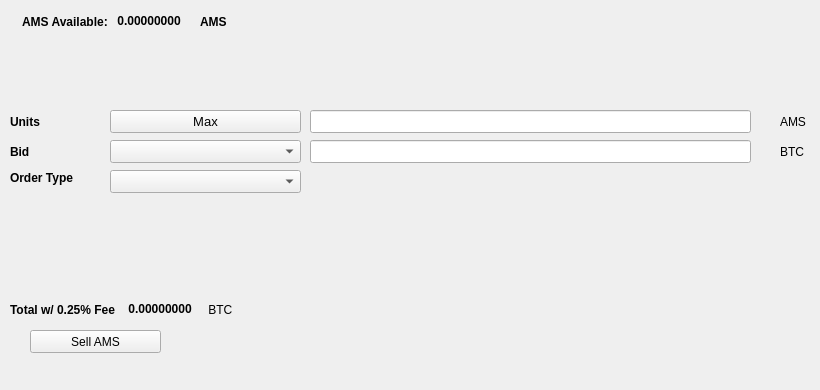
   <widget class="QWidget" name="SellTab">
    <attribute name="title">
     <string>Sell</string>
    </attribute>
    <widget class="QLabel" name="label_16">
     <property name="geometry">
      <rect>
       <x>780</x>
       <y>140</y>
       <width>31</width>
       <height>23</height>
      </rect>
     </property>
     <property name="text">
      <string>BTC</string>
     </property>
    </widget>
    <widget class="QComboBox" name="SellBidcomboBox">
     <property name="geometry">
      <rect>
       <x>110</x>
       <y>140</y>
       <width>191</width>
       <height>23</height>
      </rect>
     </property>
     <property name="font">
      <font>
       <pointsize>10</pointsize>
      </font>
     </property>
    </widget>
    <widget class="QLabel" name="label_18">
     <property name="geometry">
      <rect>
       <x>10</x>
       <y>110</y>
       <width>46</width>
       <height>23</height>
      </rect>
     </property>
     <property name="font">
      <font>
       <weight>75</weight>
       <bold>true</bold>
      </font>
     </property>
     <property name="text">
      <string>Units</string>
     </property>
    </widget>
    <widget class="QPushButton" name="Sell_Max_Amount">
     <property name="geometry">
      <rect>
       <x>110</x>
       <y>110</y>
       <width>191</width>
       <height>23</height>
      </rect>
     </property>
     <property name="font">
      <font>
       <pointsize>10</pointsize>
      </font>
     </property>
     <property name="text">
      <string>Max</string>
     </property>
    </widget>
    <widget class="QLabel" name="label_20">
     <property name="geometry">
      <rect>
       <x>10</x>
       <y>170</y>
       <width>91</width>
       <height>16</height>
      </rect>
     </property>
     <property name="font">
      <font>
       <weight>75</weight>
       <bold>true</bold>
      </font>
     </property>
     <property name="text">
      <string>Order Type</string>
     </property>
    </widget>
    <widget class="QComboBox" name="SellOrdertypeCombo">
     <property name="geometry">
      <rect>
       <x>110</x>
       <y>170</y>
       <width>191</width>
       <height>23</height>
      </rect>
     </property>
     <property name="font">
      <font>
       <pointsize>10</pointsize>
      </font>
     </property>
    </widget>
    <widget class="QLabel" name="label_21">
     <property name="geometry">
      <rect>
       <x>10</x>
       <y>140</y>
       <width>46</width>
       <height>23</height>
      </rect>
     </property>
     <property name="font">
      <font>
       <weight>75</weight>
       <bold>true</bold>
      </font>
     </property>
     <property name="text">
      <string>Bid</string>
     </property>
    </widget>
    <widget class="QLabel" name="label_22">
     <property name="geometry">
      <rect>
       <x>780</x>
       <y>110</y>
       <width>31</width>
       <height>23</height>
      </rect>
     </property>
     <property name="text">
      <string>AMS</string>
     </property>
    </widget>
    <widget class="QLineEdit" name="UnitsInputAMS">
     <property name="geometry">
      <rect>
       <x>310</x>
       <y>110</y>
       <width>441</width>
       <height>23</height>
      </rect>
     </property>
     <property name="font">
      <font>
       <pointsize>9</pointsize>
       <weight>75</weight>
       <bold>true</bold>
      </font>
     </property>
    </widget>
    <widget class="QLineEdit" name="SellBidPriceEdit">
     <property name="geometry">
      <rect>
       <x>310</x>
       <y>140</y>
       <width>441</width>
       <height>23</height>
      </rect>
     </property>
     <property name="font">
      <font>
       <pointsize>9</pointsize>
       <weight>75</weight>
       <bold>true</bold>
      </font>
     </property>
    </widget>
    <widget class="QPushButton" name="SellAMSBTN">
     <property name="geometry">
      <rect>
       <x>30</x>
       <y>330</y>
       <width>131</width>
       <height>23</height>
      </rect>
     </property>
     <property name="text">
      <string>Sell AMS</string>
     </property>
     <property name="icon">
      <iconset resource="../amsterdamcoin">
       <normaloff>:/icons/bitcoin</normaloff>:/icons/bitcoin</iconset>
     </property>
    </widget>
    <widget class="QWidget" name="layoutWidget3">
     <property name="geometry">
      <rect>
       <x>22</x>
       <y>12</y>
       <width>258</width>
       <height>19</height>
      </rect>
     </property>
     <layout class="QHBoxLayout" name="horizontalLayout">
      <item>
       <widget class="QLabel" name="label232_2">
        <property name="font">
         <font>
          <weight>75</weight>
          <bold>true</bold>
         </font>
        </property>
        <property name="text">
         <string>AMS Available:</string>
        </property>
       </widget>
      </item>
      <item>
       <widget class="QLabel" name="AMSAvailableLabel">
        <property name="palette">
         <palette>
          <active>
           <colorrole role="WindowText">
            <brush brushstyle="SolidPattern">
             <color alpha="255">
              <red>0</red>
              <green>0</green>
              <blue>0</blue>
             </color>
            </brush>
           </colorrole>
           <colorrole role="Button">
            <brush brushstyle="SolidPattern">
             <color alpha="255">
              <red>0</red>
              <green>170</green>
              <blue>0</blue>
             </color>
            </brush>
           </colorrole>
           <colorrole role="Light">
            <brush brushstyle="SolidPattern">
             <color alpha="255">
              <red>0</red>
              <green>255</green>
              <blue>0</blue>
             </color>
            </brush>
           </colorrole>
           <colorrole role="Midlight">
            <brush brushstyle="SolidPattern">
             <color alpha="255">
              <red>0</red>
              <green>212</green>
              <blue>0</blue>
             </color>
            </brush>
           </colorrole>
           <colorrole role="Dark">
            <brush brushstyle="SolidPattern">
             <color alpha="255">
              <red>0</red>
              <green>85</green>
              <blue>0</blue>
             </color>
            </brush>
           </colorrole>
           <colorrole role="Mid">
            <brush brushstyle="SolidPattern">
             <color alpha="255">
              <red>0</red>
              <green>113</green>
              <blue>0</blue>
             </color>
            </brush>
           </colorrole>
           <colorrole role="Text">
            <brush brushstyle="SolidPattern">
             <color alpha="255">
              <red>0</red>
              <green>170</green>
              <blue>0</blue>
             </color>
            </brush>
           </colorrole>
           <colorrole role="BrightText">
            <brush brushstyle="SolidPattern">
             <color alpha="255">
              <red>255</red>
              <green>255</green>
              <blue>255</blue>
             </color>
            </brush>
           </colorrole>
           <colorrole role="ButtonText">
            <brush brushstyle="SolidPattern">
             <color alpha="255">
              <red>0</red>
              <green>0</green>
              <blue>0</blue>
             </color>
            </brush>
           </colorrole>
           <colorrole role="Base">
            <brush brushstyle="SolidPattern">
             <color alpha="255">
              <red>255</red>
              <green>255</green>
              <blue>255</blue>
             </color>
            </brush>
           </colorrole>
           <colorrole role="Window">
            <brush brushstyle="SolidPattern">
             <color alpha="255">
              <red>0</red>
              <green>170</green>
              <blue>0</blue>
             </color>
            </brush>
           </colorrole>
           <colorrole role="Shadow">
            <brush brushstyle="SolidPattern">
             <color alpha="255">
              <red>0</red>
              <green>0</green>
              <blue>0</blue>
             </color>
            </brush>
           </colorrole>
           <colorrole role="AlternateBase">
            <brush brushstyle="SolidPattern">
             <color alpha="255">
              <red>127</red>
              <green>212</green>
              <blue>127</blue>
             </color>
            </brush>
           </colorrole>
           <colorrole role="ToolTipBase">
            <brush brushstyle="SolidPattern">
             <color alpha="255">
              <red>255</red>
              <green>255</green>
              <blue>220</blue>
             </color>
            </brush>
           </colorrole>
           <colorrole role="ToolTipText">
            <brush brushstyle="SolidPattern">
             <color alpha="255">
              <red>0</red>
              <green>0</green>
              <blue>0</blue>
             </color>
            </brush>
           </colorrole>
          </active>
          <inactive>
           <colorrole role="WindowText">
            <brush brushstyle="SolidPattern">
             <color alpha="255">
              <red>0</red>
              <green>0</green>
              <blue>0</blue>
             </color>
            </brush>
           </colorrole>
           <colorrole role="Button">
            <brush brushstyle="SolidPattern">
             <color alpha="255">
              <red>0</red>
              <green>170</green>
              <blue>0</blue>
             </color>
            </brush>
           </colorrole>
           <colorrole role="Light">
            <brush brushstyle="SolidPattern">
             <color alpha="255">
              <red>0</red>
              <green>255</green>
              <blue>0</blue>
             </color>
            </brush>
           </colorrole>
           <colorrole role="Midlight">
            <brush brushstyle="SolidPattern">
             <color alpha="255">
              <red>0</red>
              <green>212</green>
              <blue>0</blue>
             </color>
            </brush>
           </colorrole>
           <colorrole role="Dark">
            <brush brushstyle="SolidPattern">
             <color alpha="255">
              <red>0</red>
              <green>85</green>
              <blue>0</blue>
             </color>
            </brush>
           </colorrole>
           <colorrole role="Mid">
            <brush brushstyle="SolidPattern">
             <color alpha="255">
              <red>0</red>
              <green>113</green>
              <blue>0</blue>
             </color>
            </brush>
           </colorrole>
           <colorrole role="Text">
            <brush brushstyle="SolidPattern">
             <color alpha="255">
              <red>0</red>
              <green>170</green>
              <blue>0</blue>
             </color>
            </brush>
           </colorrole>
           <colorrole role="BrightText">
            <brush brushstyle="SolidPattern">
             <color alpha="255">
              <red>255</red>
              <green>255</green>
              <blue>255</blue>
             </color>
            </brush>
           </colorrole>
           <colorrole role="ButtonText">
            <brush brushstyle="SolidPattern">
             <color alpha="255">
              <red>0</red>
              <green>0</green>
              <blue>0</blue>
             </color>
            </brush>
           </colorrole>
           <colorrole role="Base">
            <brush brushstyle="SolidPattern">
             <color alpha="255">
              <red>255</red>
              <green>255</green>
              <blue>255</blue>
             </color>
            </brush>
           </colorrole>
           <colorrole role="Window">
            <brush brushstyle="SolidPattern">
             <color alpha="255">
              <red>0</red>
              <green>170</green>
              <blue>0</blue>
             </color>
            </brush>
           </colorrole>
           <colorrole role="Shadow">
            <brush brushstyle="SolidPattern">
             <color alpha="255">
              <red>0</red>
              <green>0</green>
              <blue>0</blue>
             </color>
            </brush>
           </colorrole>
           <colorrole role="AlternateBase">
            <brush brushstyle="SolidPattern">
             <color alpha="255">
              <red>127</red>
              <green>212</green>
              <blue>127</blue>
             </color>
            </brush>
           </colorrole>
           <colorrole role="ToolTipBase">
            <brush brushstyle="SolidPattern">
             <color alpha="255">
              <red>255</red>
              <green>255</green>
              <blue>220</blue>
             </color>
            </brush>
           </colorrole>
           <colorrole role="ToolTipText">
            <brush brushstyle="SolidPattern">
             <color alpha="255">
              <red>0</red>
              <green>0</green>
              <blue>0</blue>
             </color>
            </brush>
           </colorrole>
          </inactive>
          <disabled>
           <colorrole role="WindowText">
            <brush brushstyle="SolidPattern">
             <color alpha="255">
              <red>0</red>
              <green>85</green>
              <blue>0</blue>
             </color>
            </brush>
           </colorrole>
           <colorrole role="Button">
            <brush brushstyle="SolidPattern">
             <color alpha="255">
              <red>0</red>
              <green>170</green>
              <blue>0</blue>
             </color>
            </brush>
           </colorrole>
           <colorrole role="Light">
            <brush brushstyle="SolidPattern">
             <color alpha="255">
              <red>0</red>
              <green>255</green>
              <blue>0</blue>
             </color>
            </brush>
           </colorrole>
           <colorrole role="Midlight">
            <brush brushstyle="SolidPattern">
             <color alpha="255">
              <red>0</red>
              <green>212</green>
              <blue>0</blue>
             </color>
            </brush>
           </colorrole>
           <colorrole role="Dark">
            <brush brushstyle="SolidPattern">
             <color alpha="255">
              <red>0</red>
              <green>85</green>
              <blue>0</blue>
             </color>
            </brush>
           </colorrole>
           <colorrole role="Mid">
            <brush brushstyle="SolidPattern">
             <color alpha="255">
              <red>0</red>
              <green>113</green>
              <blue>0</blue>
             </color>
            </brush>
           </colorrole>
           <colorrole role="Text">
            <brush brushstyle="SolidPattern">
             <color alpha="255">
              <red>0</red>
              <green>85</green>
              <blue>0</blue>
             </color>
            </brush>
           </colorrole>
           <colorrole role="BrightText">
            <brush brushstyle="SolidPattern">
             <color alpha="255">
              <red>255</red>
              <green>255</green>
              <blue>255</blue>
             </color>
            </brush>
           </colorrole>
           <colorrole role="ButtonText">
            <brush brushstyle="SolidPattern">
             <color alpha="255">
              <red>0</red>
              <green>85</green>
              <blue>0</blue>
             </color>
            </brush>
           </colorrole>
           <colorrole role="Base">
            <brush brushstyle="SolidPattern">
             <color alpha="255">
              <red>0</red>
              <green>170</green>
              <blue>0</blue>
             </color>
            </brush>
           </colorrole>
           <colorrole role="Window">
            <brush brushstyle="SolidPattern">
             <color alpha="255">
              <red>0</red>
              <green>170</green>
              <blue>0</blue>
             </color>
            </brush>
           </colorrole>
           <colorrole role="Shadow">
            <brush brushstyle="SolidPattern">
             <color alpha="255">
              <red>0</red>
              <green>0</green>
              <blue>0</blue>
             </color>
            </brush>
           </colorrole>
           <colorrole role="AlternateBase">
            <brush brushstyle="SolidPattern">
             <color alpha="255">
              <red>0</red>
              <green>170</green>
              <blue>0</blue>
             </color>
            </brush>
           </colorrole>
           <colorrole role="ToolTipBase">
            <brush brushstyle="SolidPattern">
             <color alpha="255">
              <red>255</red>
              <green>255</green>
              <blue>220</blue>
             </color>
            </brush>
           </colorrole>
           <colorrole role="ToolTipText">
            <brush brushstyle="SolidPattern">
             <color alpha="255">
              <red>0</red>
              <green>0</green>
              <blue>0</blue>
             </color>
            </brush>
           </colorrole>
          </disabled>
         </palette>
        </property>
        <property name="font">
         <font>
          <weight>75</weight>
          <bold>true</bold>
         </font>
        </property>
        <property name="text">
         <string> 0.00000000 </string>
        </property>
        <property name="textInteractionFlags">
         <set>Qt::LinksAccessibleByMouse|Qt::TextSelectableByKeyboard|Qt::TextSelectableByMouse</set>
        </property>
       </widget>
      </item>
      <item>
       <widget class="QLabel" name="labelAMS">
        <property name="font">
         <font>
          <weight>75</weight>
          <bold>true</bold>
         </font>
        </property>
        <property name="text">
         <string>AMS</string>
        </property>
       </widget>
      </item>
     </layout>
    </widget>
    <widget class="QWidget" name="layoutWidget">
     <property name="geometry">
      <rect>
       <x>10</x>
       <y>300</y>
       <width>268</width>
       <height>19</height>
      </rect>
     </property>
     <layout class="QHBoxLayout" name="horizontalLayout_2">
      <item>
       <widget class="QLabel" name="label_19">
        <property name="font">
         <font>
          <weight>75</weight>
          <bold>true</bold>
         </font>
        </property>
        <property name="text">
         <string>Total w/ 0.25% Fee </string>
        </property>
       </widget>
      </item>
      <item>
       <widget class="QLabel" name="SellCostLabel">
        <property name="palette">
         <palette>
          <active>
           <colorrole role="WindowText">
            <brush brushstyle="SolidPattern">
             <color alpha="255">
              <red>0</red>
              <green>0</green>
              <blue>0</blue>
             </color>
            </brush>
           </colorrole>
           <colorrole role="Button">
            <brush brushstyle="SolidPattern">
             <color alpha="255">
              <red>0</red>
              <green>170</green>
              <blue>0</blue>
             </color>
            </brush>
           </colorrole>
           <colorrole role="Light">
            <brush brushstyle="SolidPattern">
             <color alpha="255">
              <red>0</red>
              <green>255</green>
              <blue>0</blue>
             </color>
            </brush>
           </colorrole>
           <colorrole role="Midlight">
            <brush brushstyle="SolidPattern">
             <color alpha="255">
              <red>0</red>
              <green>212</green>
              <blue>0</blue>
             </color>
            </brush>
           </colorrole>
           <colorrole role="Dark">
            <brush brushstyle="SolidPattern">
             <color alpha="255">
              <red>0</red>
              <green>85</green>
              <blue>0</blue>
             </color>
            </brush>
           </colorrole>
           <colorrole role="Mid">
            <brush brushstyle="SolidPattern">
             <color alpha="255">
              <red>0</red>
              <green>113</green>
              <blue>0</blue>
             </color>
            </brush>
           </colorrole>
           <colorrole role="Text">
            <brush brushstyle="SolidPattern">
             <color alpha="255">
              <red>0</red>
              <green>170</green>
              <blue>0</blue>
             </color>
            </brush>
           </colorrole>
           <colorrole role="BrightText">
            <brush brushstyle="SolidPattern">
             <color alpha="255">
              <red>255</red>
              <green>255</green>
              <blue>255</blue>
             </color>
            </brush>
           </colorrole>
           <colorrole role="ButtonText">
            <brush brushstyle="SolidPattern">
             <color alpha="255">
              <red>0</red>
              <green>0</green>
              <blue>0</blue>
             </color>
            </brush>
           </colorrole>
           <colorrole role="Base">
            <brush brushstyle="SolidPattern">
             <color alpha="255">
              <red>255</red>
              <green>255</green>
              <blue>255</blue>
             </color>
            </brush>
           </colorrole>
           <colorrole role="Window">
            <brush brushstyle="SolidPattern">
             <color alpha="255">
              <red>0</red>
              <green>170</green>
              <blue>0</blue>
             </color>
            </brush>
           </colorrole>
           <colorrole role="Shadow">
            <brush brushstyle="SolidPattern">
             <color alpha="255">
              <red>0</red>
              <green>0</green>
              <blue>0</blue>
             </color>
            </brush>
           </colorrole>
           <colorrole role="AlternateBase">
            <brush brushstyle="SolidPattern">
             <color alpha="255">
              <red>127</red>
              <green>212</green>
              <blue>127</blue>
             </color>
            </brush>
           </colorrole>
           <colorrole role="ToolTipBase">
            <brush brushstyle="SolidPattern">
             <color alpha="255">
              <red>255</red>
              <green>255</green>
              <blue>220</blue>
             </color>
            </brush>
           </colorrole>
           <colorrole role="ToolTipText">
            <brush brushstyle="SolidPattern">
             <color alpha="255">
              <red>0</red>
              <green>0</green>
              <blue>0</blue>
             </color>
            </brush>
           </colorrole>
          </active>
          <inactive>
           <colorrole role="WindowText">
            <brush brushstyle="SolidPattern">
             <color alpha="255">
              <red>0</red>
              <green>0</green>
              <blue>0</blue>
             </color>
            </brush>
           </colorrole>
           <colorrole role="Button">
            <brush brushstyle="SolidPattern">
             <color alpha="255">
              <red>0</red>
              <green>170</green>
              <blue>0</blue>
             </color>
            </brush>
           </colorrole>
           <colorrole role="Light">
            <brush brushstyle="SolidPattern">
             <color alpha="255">
              <red>0</red>
              <green>255</green>
              <blue>0</blue>
             </color>
            </brush>
           </colorrole>
           <colorrole role="Midlight">
            <brush brushstyle="SolidPattern">
             <color alpha="255">
              <red>0</red>
              <green>212</green>
              <blue>0</blue>
             </color>
            </brush>
           </colorrole>
           <colorrole role="Dark">
            <brush brushstyle="SolidPattern">
             <color alpha="255">
              <red>0</red>
              <green>85</green>
              <blue>0</blue>
             </color>
            </brush>
           </colorrole>
           <colorrole role="Mid">
            <brush brushstyle="SolidPattern">
             <color alpha="255">
              <red>0</red>
              <green>113</green>
              <blue>0</blue>
             </color>
            </brush>
           </colorrole>
           <colorrole role="Text">
            <brush brushstyle="SolidPattern">
             <color alpha="255">
              <red>0</red>
              <green>170</green>
              <blue>0</blue>
             </color>
            </brush>
           </colorrole>
           <colorrole role="BrightText">
            <brush brushstyle="SolidPattern">
             <color alpha="255">
              <red>255</red>
              <green>255</green>
              <blue>255</blue>
             </color>
            </brush>
           </colorrole>
           <colorrole role="ButtonText">
            <brush brushstyle="SolidPattern">
             <color alpha="255">
              <red>0</red>
              <green>0</green>
              <blue>0</blue>
             </color>
            </brush>
           </colorrole>
           <colorrole role="Base">
            <brush brushstyle="SolidPattern">
             <color alpha="255">
              <red>255</red>
              <green>255</green>
              <blue>255</blue>
             </color>
            </brush>
           </colorrole>
           <colorrole role="Window">
            <brush brushstyle="SolidPattern">
             <color alpha="255">
              <red>0</red>
              <green>170</green>
              <blue>0</blue>
             </color>
            </brush>
           </colorrole>
           <colorrole role="Shadow">
            <brush brushstyle="SolidPattern">
             <color alpha="255">
              <red>0</red>
              <green>0</green>
              <blue>0</blue>
             </color>
            </brush>
           </colorrole>
           <colorrole role="AlternateBase">
            <brush brushstyle="SolidPattern">
             <color alpha="255">
              <red>127</red>
              <green>212</green>
              <blue>127</blue>
             </color>
            </brush>
           </colorrole>
           <colorrole role="ToolTipBase">
            <brush brushstyle="SolidPattern">
             <color alpha="255">
              <red>255</red>
              <green>255</green>
              <blue>220</blue>
             </color>
            </brush>
           </colorrole>
           <colorrole role="ToolTipText">
            <brush brushstyle="SolidPattern">
             <color alpha="255">
              <red>0</red>
              <green>0</green>
              <blue>0</blue>
             </color>
            </brush>
           </colorrole>
          </inactive>
          <disabled>
           <colorrole role="WindowText">
            <brush brushstyle="SolidPattern">
             <color alpha="255">
              <red>0</red>
              <green>85</green>
              <blue>0</blue>
             </color>
            </brush>
           </colorrole>
           <colorrole role="Button">
            <brush brushstyle="SolidPattern">
             <color alpha="255">
              <red>0</red>
              <green>170</green>
              <blue>0</blue>
             </color>
            </brush>
           </colorrole>
           <colorrole role="Light">
            <brush brushstyle="SolidPattern">
             <color alpha="255">
              <red>0</red>
              <green>255</green>
              <blue>0</blue>
             </color>
            </brush>
           </colorrole>
           <colorrole role="Midlight">
            <brush brushstyle="SolidPattern">
             <color alpha="255">
              <red>0</red>
              <green>212</green>
              <blue>0</blue>
             </color>
            </brush>
           </colorrole>
           <colorrole role="Dark">
            <brush brushstyle="SolidPattern">
             <color alpha="255">
              <red>0</red>
              <green>85</green>
              <blue>0</blue>
             </color>
            </brush>
           </colorrole>
           <colorrole role="Mid">
            <brush brushstyle="SolidPattern">
             <color alpha="255">
              <red>0</red>
              <green>113</green>
              <blue>0</blue>
             </color>
            </brush>
           </colorrole>
           <colorrole role="Text">
            <brush brushstyle="SolidPattern">
             <color alpha="255">
              <red>0</red>
              <green>85</green>
              <blue>0</blue>
             </color>
            </brush>
           </colorrole>
           <colorrole role="BrightText">
            <brush brushstyle="SolidPattern">
             <color alpha="255">
              <red>255</red>
              <green>255</green>
              <blue>255</blue>
             </color>
            </brush>
           </colorrole>
           <colorrole role="ButtonText">
            <brush brushstyle="SolidPattern">
             <color alpha="255">
              <red>0</red>
              <green>85</green>
              <blue>0</blue>
             </color>
            </brush>
           </colorrole>
           <colorrole role="Base">
            <brush brushstyle="SolidPattern">
             <color alpha="255">
              <red>0</red>
              <green>170</green>
              <blue>0</blue>
             </color>
            </brush>
           </colorrole>
           <colorrole role="Window">
            <brush brushstyle="SolidPattern">
             <color alpha="255">
              <red>0</red>
              <green>170</green>
              <blue>0</blue>
             </color>
            </brush>
           </colorrole>
           <colorrole role="Shadow">
            <brush brushstyle="SolidPattern">
             <color alpha="255">
              <red>0</red>
              <green>0</green>
              <blue>0</blue>
             </color>
            </brush>
           </colorrole>
           <colorrole role="AlternateBase">
            <brush brushstyle="SolidPattern">
             <color alpha="255">
              <red>0</red>
              <green>170</green>
              <blue>0</blue>
             </color>
            </brush>
           </colorrole>
           <colorrole role="ToolTipBase">
            <brush brushstyle="SolidPattern">
             <color alpha="255">
              <red>255</red>
              <green>255</green>
              <blue>220</blue>
             </color>
            </brush>
           </colorrole>
           <colorrole role="ToolTipText">
            <brush brushstyle="SolidPattern">
             <color alpha="255">
              <red>0</red>
              <green>0</green>
              <blue>0</blue>
             </color>
            </brush>
           </colorrole>
          </disabled>
         </palette>
        </property>
        <property name="font">
         <font>
          <weight>75</weight>
          <bold>true</bold>
         </font>
        </property>
        <property name="autoFillBackground">
         <bool>false</bool>
        </property>
        <property name="text">
         <string> 0.00000000</string>
        </property>
        <property name="textInteractionFlags">
         <set>Qt::LinksAccessibleByMouse|Qt::TextSelectableByMouse</set>
        </property>
       </widget>
      </item>
      <item>
       <widget class="QLabel" name="label_17">
        <property name="font">
         <font>
          <weight>50</weight>
          <bold>false</bold>
         </font>
        </property>
        <property name="text">
         <string> BTC</string>
        </property>
       </widget>
      </item>
     </layout>
    </widget>
    <widget class="QLabel" name="label_23">
     <property name="geometry">
      <rect>
       <x>460</x>
       <y>300</y>
       <width>281</width>
       <height>81</height>
      </rect>
     </property>
     <property name="text">
      <string/>
     </property>
     <property name="pixmap">
      <pixmap>:/images/bittrex</pixmap>
     </property>
    </widget>
   </widget>
